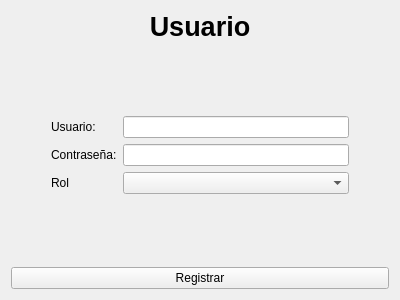
<?xml version="1.0" encoding="UTF-8"?>
<ui version="4.0">
 <class>RegistrarUsuarioWindow</class>
 <widget class="QWidget" name="RegistrarUsuarioWindow">
  <property name="geometry">
   <rect>
    <x>0</x>
    <y>0</y>
    <width>400</width>
    <height>300</height>
   </rect>
  </property>
  <property name="windowTitle">
   <string>Form</string>
  </property>
  <layout class="QVBoxLayout" name="verticalLayout">
   <item>
    <widget class="QLabel" name="label">
     <property name="sizePolicy">
      <sizepolicy hsizetype="Preferred" vsizetype="Fixed">
       <horstretch>0</horstretch>
       <verstretch>0</verstretch>
      </sizepolicy>
     </property>
     <property name="font">
      <font>
       <pointsize>20</pointsize>
       <bold>true</bold>
      </font>
     </property>
     <property name="text">
      <string>Usuario</string>
     </property>
     <property name="alignment">
      <set>Qt::AlignmentFlag::AlignCenter</set>
     </property>
    </widget>
   </item>
   <item>
    <spacer name="verticalSpacer">
     <property name="orientation">
      <enum>Qt::Orientation::Vertical</enum>
     </property>
     <property name="sizeHint" stdset="0">
      <size>
       <width>20</width>
       <height>40</height>
      </size>
     </property>
    </spacer>
   </item>
   <item>
    <layout class="QFormLayout" name="formLayout">
     <property name="leftMargin">
      <number>40</number>
     </property>
     <property name="rightMargin">
      <number>40</number>
     </property>
     <item row="0" column="0">
      <widget class="QLabel" name="label_2">
       <property name="text">
        <string>Usuario:</string>
       </property>
      </widget>
     </item>
     <item row="0" column="1">
      <widget class="QLineEdit" name="usuarioEdit">
       <property name="alignment">
        <set>Qt::AlignmentFlag::AlignCenter</set>
       </property>
      </widget>
     </item>
     <item row="1" column="0">
      <widget class="QLabel" name="label_3">
       <property name="text">
        <string>Contraseña:</string>
       </property>
      </widget>
     </item>
     <item row="1" column="1">
      <widget class="QLineEdit" name="passwordEdit">
       <property name="alignment">
        <set>Qt::AlignmentFlag::AlignCenter</set>
       </property>
      </widget>
     </item>
     <item row="2" column="0">
      <widget class="QLabel" name="label_4">
       <property name="text">
        <string>Rol</string>
       </property>
      </widget>
     </item>
     <item row="2" column="1">
      <widget class="QComboBox" name="rolBox"/>
     </item>
    </layout>
   </item>
   <item>
    <spacer name="verticalSpacer_2">
     <property name="orientation">
      <enum>Qt::Orientation::Vertical</enum>
     </property>
     <property name="sizeHint" stdset="0">
      <size>
       <width>20</width>
       <height>40</height>
      </size>
     </property>
    </spacer>
   </item>
   <item>
    <widget class="QPushButton" name="registrarButton">
     <property name="text">
      <string>Registrar</string>
     </property>
    </widget>
   </item>
  </layout>
 </widget>
 <resources/>
 <connections/>
</ui>
